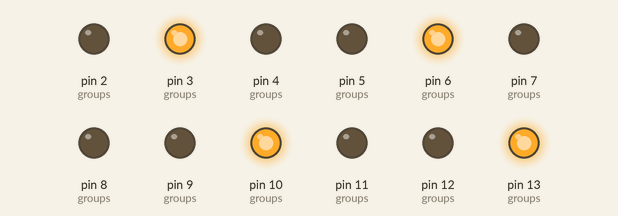
Recording of a sketch running on a simulated Arduino Uno, built with avr-gcc and run on an emulated ATmega328P. Shown: output pins drawn as LEDs (lit = HIGH). Random numbers use the default seed unless the sketch sets one.

Above: at 0.1 s.
At 4.1 s:
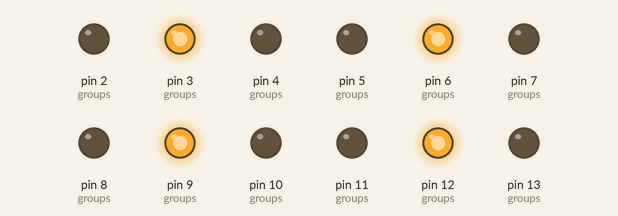
At 9.1 s:
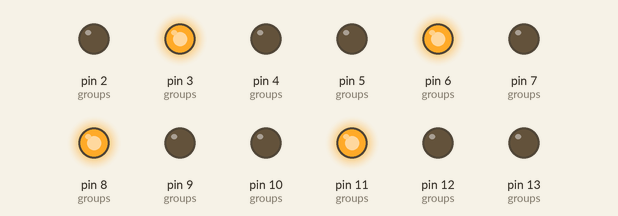
At 19.1 s:
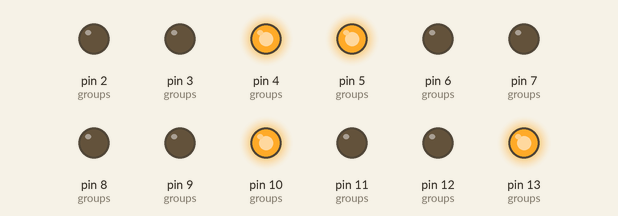
At 28.1 s:
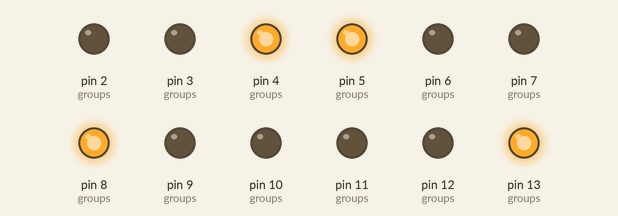
At 39.1 s:
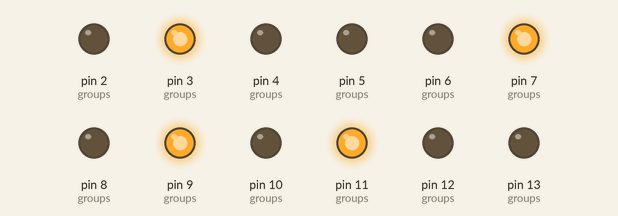
Timing chart, 0 to 40.0 s (numbered marks = the images above):
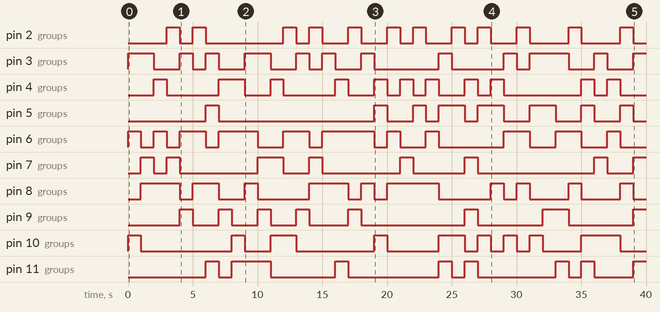

The sketch:

rando.ino
```cpp
// vars
int groups[4][3] = {
  {2, 3, 4},
  {5, 6, 7},
  {8, 9, 10},
  {11, 12, 13}
};

int rate = 1000;

void setup() {
  // put your setup code here, to run once:
  for (int x = 2; x < 14; x++) {
    pinMode(x, OUTPUT);
  }

  // turn all the lights off
  for (int x = 2; x < 14; x++) {
    digitalWrite(x, LOW);
  }

  // serial speed
  Serial.begin(9600);
}

void loop() {
  int r;

  // turn on group
  for (int y = 0; y < 4; y ++) {
    r = random(0, 3);
    digitalWrite(groups[y][r], HIGH);
  }
  delay(rate);
  reset();
}

void reset() {
  for (int x=2; x<14; x++){
    digitalWrite(x, LOW);
  }
}
```

Measured:
- by itself, pin 2 (groups): LOW → HIGH at 3.0 s, → LOW 1.0 s later, → HIGH 1.0 s later, → LOW 1.0 s later, … (24 changes in this stretch)
- by itself, pin 3 (groups): LOW → HIGH at 0.00 s, → LOW 2.0 s later, → HIGH 2.0 s later, → LOW 1.0 s later, … (23 changes in this stretch)
- by itself, pin 4 (groups): LOW → HIGH at 2.0 s, → LOW 1.0 s later, → HIGH 4.0 s later, → LOW 2.0 s later, … (22 changes in this stretch)
- by itself, pin 5 (groups): LOW → HIGH at 6.0 s, → LOW 1.0 s later, → HIGH 12.0 s later, → LOW 1.0 s later, … (16 changes in this stretch)
- by itself, pin 6 (groups): LOW → HIGH at 0.00 s, → LOW 1.0 s later, → HIGH 1.0 s later, → LOW 1.0 s later, … (22 changes in this stretch)
- by itself, pin 7 (groups): LOW → HIGH at 1.0 s, → LOW 1.0 s later, → HIGH 1.0 s later, → LOW 1.0 s later, … (15 changes in this stretch)
- by itself, pin 8 (groups): LOW → HIGH at 1.0 s, → LOW 3.0 s later, → HIGH 1.0 s later, → LOW 2.0 s later, … (20 changes in this stretch)
- by itself, pin 9 (groups): LOW → HIGH at 4.0 s, → LOW 1.0 s later, → HIGH 2.0 s later, → LOW 1.0 s later, … (15 changes in this stretch)
